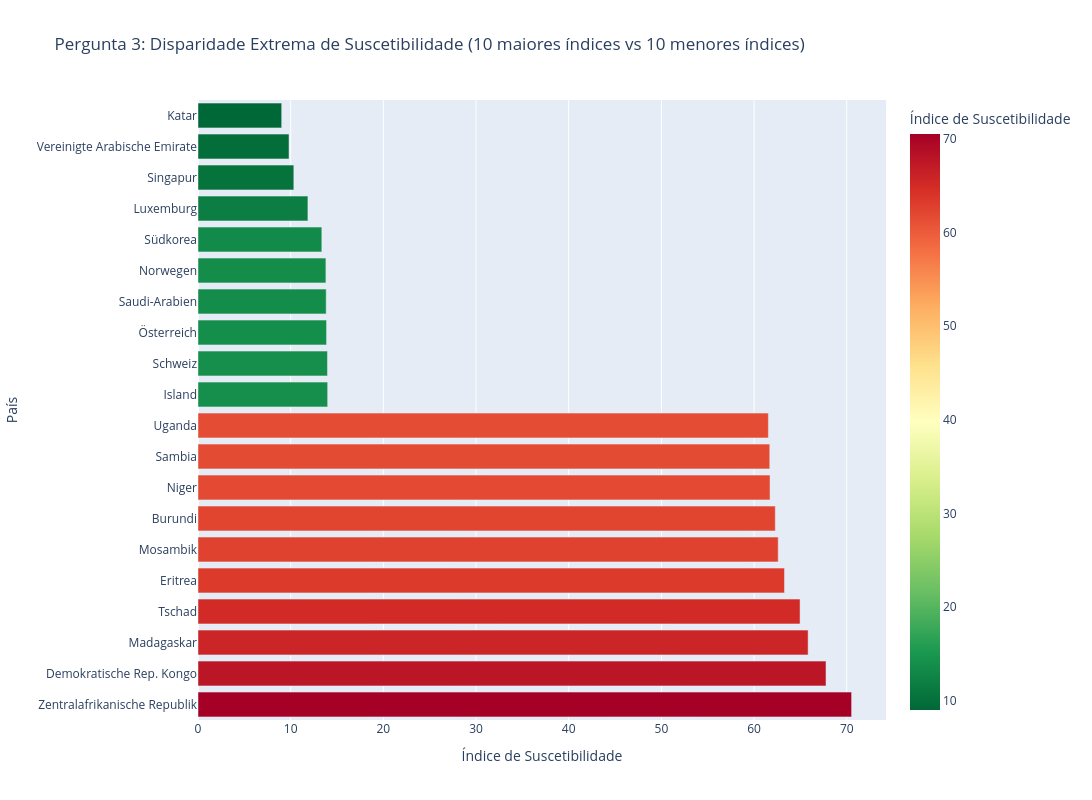

This figure's notebook cell:
### Markdown cell above
### Pergunta 3. Qual região do globo apresenta a maior média de Suscetibilidade e onde se concentram os maiores outliers?

> **Objetivo:** Comparar continentes e entender a consistência dos dados regionais.

### Code cell
# Pegar os 10 países com MAIOR e os 10 com MENOR suscetibilidade
top_10_sus = df_final.nlargest(10, 'Susceptibility')
bottom_10_sus = df_final.nsmallest(10, 'Susceptibility')

df_comparacao = pd.concat([top_10_sus, bottom_10_sus])

fig3 = px.bar(
    df_comparacao, 
    x="Susceptibility", 
    y="Region", # No seu caso, 'Region' é o nome do país
    orientation='h',
    color="Susceptibility",
    color_continuous_scale='RdYlGn_r', # Vermelho para alta, Verde para baixa
    title="Pergunta 3: Disparidade Extrema de Suscetibilidade (10 maiores índices vs 10 menores índices)",
    labels={'Region': 'País', 'Susceptibility': 'Índice de Suscetibilidade'},
    width=1200, height=800
)

fig3.update_layout(yaxis={'categoryorder':'total descending'})
fig3.show()

print(f"\n📋 Conclusões:")
print("A disparidade de suscetibilidade é acentuada quando comparamos os extremos do dataset.")
print("Enquanto nações na base da lista apresentam índices acima de 60% (indicando alta fragilidade social e econômica), as nações no topo da pirâmide mantêm índices abaixo de 15%. Isso demonstra que a vulnerabilidade interna não é uniforme e varia drasticamente conforme o desenvolvimento estrutural de cada país.")

### Figure 1 — Plotly figure (JSON) as saved in the notebook; plotly's stock layout.template omitted (floating-point values rounded to 4 significant figures)
{"data": [{"hovertemplate": "Índice de Suscetibilidade=%{marker.color}<br>País=%{y}<extra></extra>", "legendgroup": "", "marker": {"color": [70.52, 67.76, 65.83, 64.96, 63.28, 62.6, 62.29, 61.72, 61.69, 61.54, 9.03, 9.82, 10.34, 11.86, 13.36, 13.8, 13.83, 13.87, 13.97, 13.99], "coloraxis": "coloraxis", "pattern": {"shape": ""}}, "name": "", "orientation": "h", "showlegend": false, "textposition": "auto", "type": "bar", "x": [70.52, 67.76, 65.83, 64.96, 63.28, 62.6, 62.29, 61.72, 61.69, 61.54, 9.03, 9.82, 10.34, 11.86, 13.36, 13.8, 13.83, 13.87, 13.97, 13.99], "xaxis": "x", "y": ["Zentralafrikanische Republik", "Demokratische Rep. Kongo", "Madagaskar", "Tschad", "Eritrea", "Mosambik", "Burundi", "Niger", "Sambia", "Uganda", "Katar", "Vereinigte Arabische Emirate", "Singapur", "Luxemburg", "Südkorea", "Norwegen", "Saudi-Arabien", "Österreich", "Schweiz", "Island"], "yaxis": "y"}], "layout": {"barmode": "relative", "coloraxis": {"colorbar": {"title": {"text": "Índice de Suscetibilidade"}}, "colorscale": [[0, "rgb(0,104,55)"], [0.1, "rgb(26,152,80)"], [0.2, "rgb(102,189,99)"], [0.3, "rgb(166,217,106)"], [0.4, "rgb(217,239,139)"], [0.5, "rgb(255,255,191)"], [0.6, "rgb(254,224,139)"], [0.7, "rgb(253,174,97)"], [0.8, "rgb(244,109,67)"], [0.9, "rgb(215,48,39)"], [1, "rgb(165,0,38)"]]}, "height": 800, "legend": {"tracegroupgap": 0}, "title": {"text": "Pergunta 3: Disparidade Extrema de Suscetibilidade (10 maiores índices vs 10 menores índices)"}, "width": 1200, "xaxis": {"anchor": "y", "domain": [0, 1], "title": {"text": "Índice de Suscetibilidade"}}, "yaxis": {"anchor": "x", "categoryorder": "total descending", "domain": [0, 1], "title": {"text": "País"}}}}
